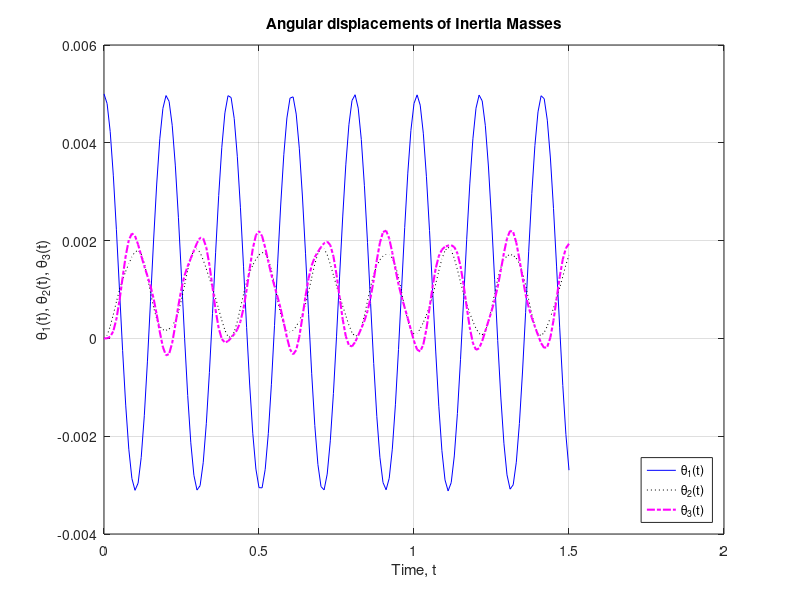
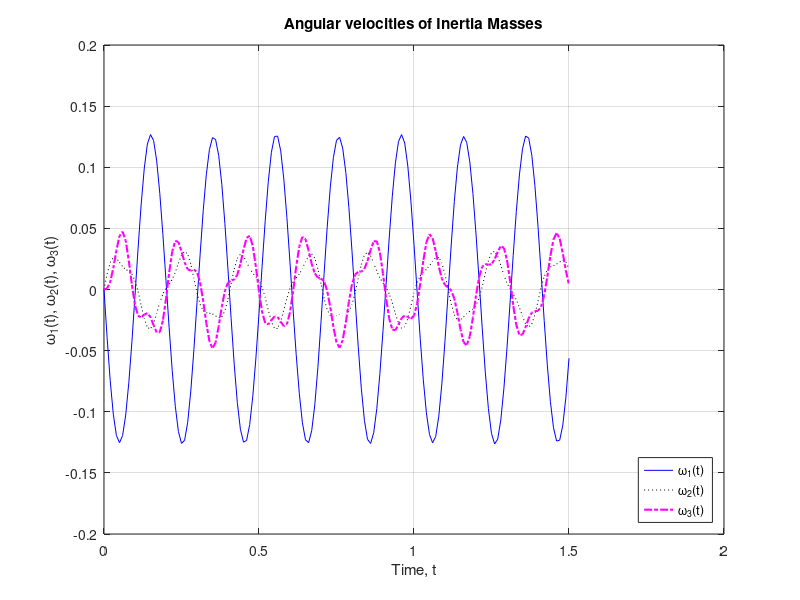
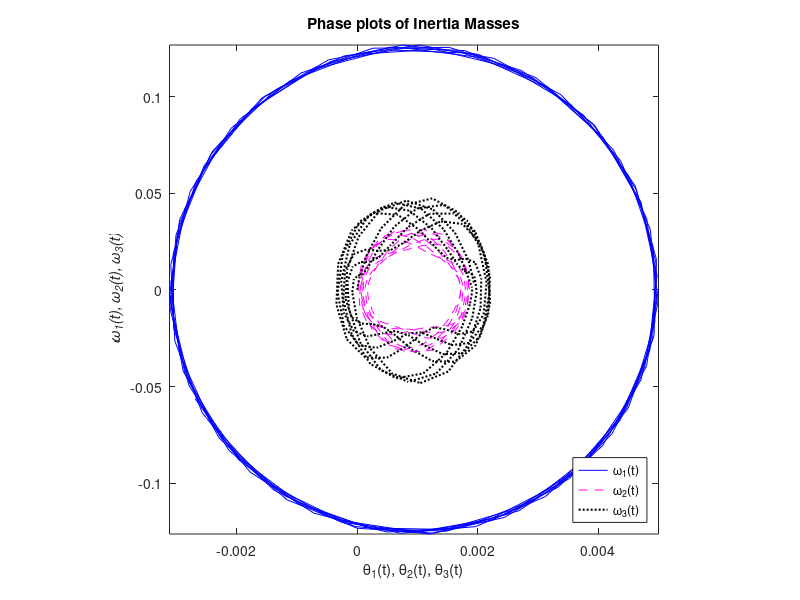

The MATLAB script that drew these images, in order:
function Motor_Pump_Demo
h=0.01;                  % Time step     
t=0:h:1.5;                 % Simulation time  
theta0  = [0.005, 0, 0]; % Initial conditions
dtheta0 = [0, 0, 0];     % Initial conditions
u=[theta0, dtheta0];     % Whole Initial conditions 
for m=1:length(t)-1
k1(m,:)=Motor_pump_shaft(u(m,:));
k2(m,:)=Motor_pump_shaft(u(m,:)+h*k1(m,:)./2);
k3(m,:)=Motor_pump_shaft(u(m,:)+h*k2(m,:)./2);
k4(m,:)=Motor_pump_shaft(u(m,:)+h*k3(m,:));
u(m+1,:)=u(m,:)+h*(k1(m,:)+2*k2(m,:)+2*k3(m,:)+k4(m,:))./6;
end
close all; figure(1)
plot(t,u(:,1),'b',t,u(:,3),'k:',t,u(:,5),'m-.','linewidth', 1.5)
title('Angular displacements of Inertia Masses')
xlabel('Time, t'), ylabel('\theta_1(t), \theta_2(t), \theta_3(t)')
legend('\theta_1(t)','\theta_2(t)','\theta_3(t)','location', 'southeast'), grid on
figure(2)
plot(t,u(:,2),'b',t,u(:,4),'k:',t,u(:,6),'m-.','linewidth', 1.5)
title('Angular velocities of Inertia Masses')
xlabel('Time, t'), ylabel('\omega_1(t), \omega_2(t), \omega_3(t)')
legend('\omega_1(t)','\omega_2(t)','\omega_3(t)','location', 'southeast'), grid on
figure(3); plot(u(:,1), u(:,2), 'b', u(:,3), u(:,4), 'm--',...
    u(:,5), u(:,6), 'k:', 'linewidth', 1.5),
axis square, axis tight; title('Phase plots of Inertia Masses')
xlabel('\theta_1(t), \theta_2(t), \theta_3(t)') 
ylabel('\it \omega_1(t), \omega_2(t), \omega_3(t)')
legend('\omega_1(t)','\omega_2(t)','\omega_3(t)','location', 'southeast')
function dudx=Motor_pump_shaft(u)
K1=1200;       % [Nm/rad]
K2prime=8000;  % [Nm/rad]
J1=1.5;        % [kgm^2]
J2prime=4.5;   % [kgm^2]
J3prime=2.0;   % [kgm^2]
dudx=zeros(1,6);
dudx(1)=u(2); 
dudx(2)=(-K1/J1)*u(1)+(K1/J1)*u(3); 
dudx(3)=u(4); 
dudx(4)=(K1/J2prime)*u(1)-(K1/J2prime+K2prime/J2prime)*u(3)+...
    (K2prime/J2prime)*u(5);
dudx(5)=u(6); 
dudx(6)=(K2prime/J3prime)*u(3)-(K2prime/J3prime)*u(5);
return
